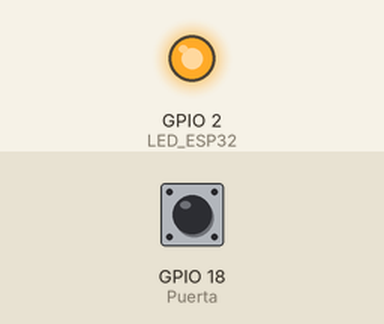
The sketch below on a simulated ESP32. Parts: output pins drawn as LEDs (lit = HIGH). The inputs (shaded band) are chosen by the test bench; at power-on: GPIO 18 (Puerta) HIGH. WiFi joins after 1.5 s; servers stay silent unless stated; what the sketch prints to the serial monitor is not drawn.

Above: at 2.7 s.
2.8 s: GPIO 18 (Puerta) pulled LOW for 0.15 s
At 2.87 s:
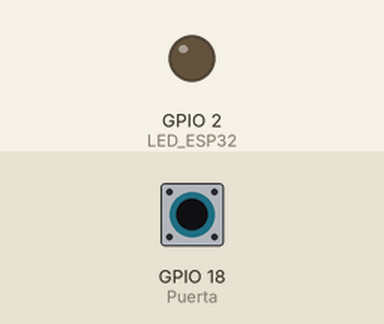
4.4 s: GPIO 18 (Puerta) pulled LOW for 3.2 s
At 8.2 s:
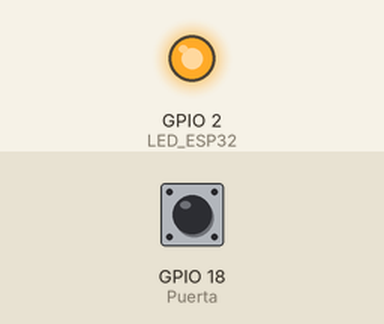
Timing chart, 0 to 9.7 s (numbered marks = the images above; inputs shaded):
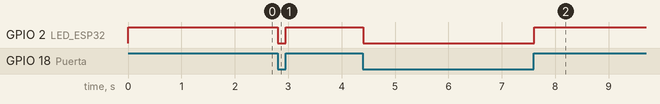

Measured:
- after the input at 2.8 s, GPIO 2 (LED_ESP32): HIGH → LOW at once, → HIGH 0.15 s later
- after the input at 4.4 s, GPIO 2 (LED_ESP32): HIGH → LOW at once, → HIGH 3.2 s later

The sketch:

Detector_Magenetico_ESP32_PARTE2.ino
```cpp
/*
  Proyecto: Sensor magnético con ESP32
  Canal: Electrónica Legends
  Proyecto 01 - Parte 2

  Descripción:
  Detecta la apertura y el cierre de una puerta mediante
  un sensor magnético, controla el LED integrado del ESP32
  y establece una conexión con una red WiFi.

  Funcionamiento:
  - Puerta abierta: LED encendido.
  - Puerta cerrada: LED apagado.
  - El estado se muestra en el monitor serial únicamente
    cuando se detecta un cambio.
  - El ESP32 se conecta a una red WiFi.
*/

// Librería para gestionar la conexión WiFi del ESP32
#include <WiFi.h>

// Definición de los pines utilizados en el ESP32
#define Puerta 18       // GPIO 18 conectado al sensor magnético
#define LED_ESP32 2     // GPIO 2 asociado al LED integrado

// Credenciales de la red WiFi
const char* ssid = "NOMBRE_DE_TU_WIFI";
const char* password = "CONTRASENA_DE_TU_WIFI";

// Variable para almacenar el último estado conocido de la puerta
bool ultimoEstado;

void setup() {
  // Configura el sensor como entrada con resistencia pull-up
  pinMode(Puerta, INPUT_PULLUP);

  // Configura el LED como salida
  pinMode(LED_ESP32, OUTPUT);

  // Inicia la comunicación serial
  Serial.begin(115200);

  // Lee el estado inicial del sensor
  ultimoEstado = digitalRead(Puerta) == HIGH;

  // Sincroniza el LED con el estado inicial de la puerta
  digitalWrite(LED_ESP32, ultimoEstado ? HIGH : LOW);

  // Muestra el estado inicial una sola vez
  Serial.print("Estado inicial de la puerta: ");
  Serial.println(ultimoEstado ? "ABIERTA" : "CERRADA");

  // Inicia la conexión a la red WiFi
  Serial.println("Conectando a WiFi...");
  WiFi.begin(ssid, password);

  // Espera hasta que el ESP32 se conecte a la red
  while (WiFi.status() != WL_CONNECTED) {
    delay(500);
    Serial.print(".");
  }

  // Informa que la conexión se estableció correctamente
  Serial.println();
  Serial.println("WiFi conectado correctamente.");

  // Muestra la dirección IP asignada al ESP32
  Serial.print("Direccion IP: ");
  Serial.println(WiFi.localIP());
}

void loop() {
  // Lee el estado actual del sensor magnético
  bool PuertaAbierta = digitalRead(Puerta) == HIGH;

  // Comprueba si el estado actual es diferente al anterior
  if (PuertaAbierta != ultimoEstado) {

    // Actualiza el estado del LED según la puerta
    digitalWrite(LED_ESP32, PuertaAbierta ? HIGH : LOW);

    // Muestra el nuevo estado únicamente cuando hay un cambio
    Serial.print("Puerta: ");
    Serial.println(PuertaAbierta ? "ABIERTA" : "CERRADA");

    // Guarda el estado actual para compararlo en la próxima lectura
    ultimoEstado = PuertaAbierta;
  }

  // Pequeña pausa antes de volver a leer el sensor
  delay(50);
}
```
